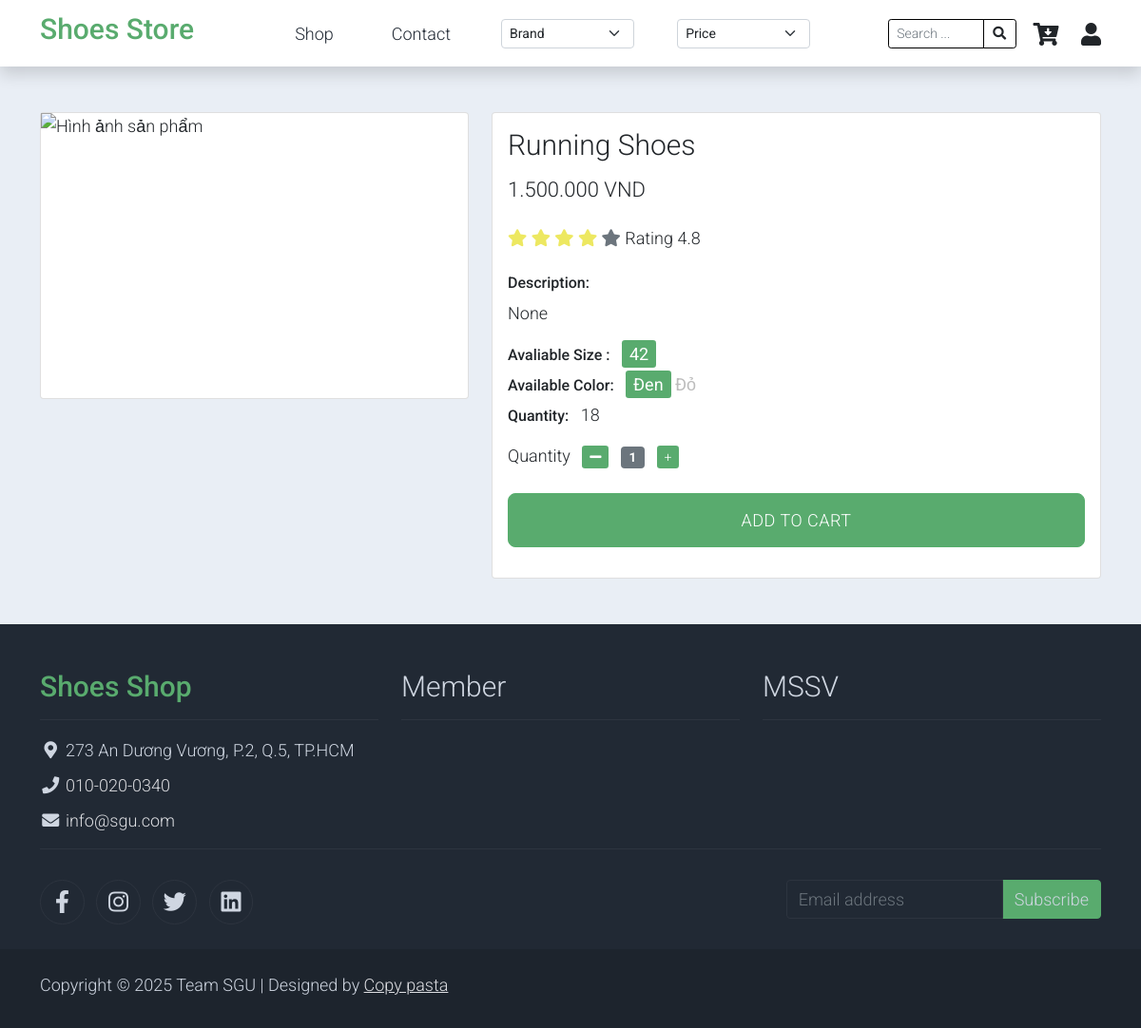
Page /public/index.php?page=Product&action=showById&id=1&pr_id=1 on the committed database.
### tables this page shows
CREATE TABLE `product` (
  `id` int(11) NOT NULL,
  `name` varchar(255) NOT NULL,
  `thumbnail` varchar(255) NOT NULL,
  `supplier_id` int(11) NOT NULL,
  `category_id` int(11) NOT NULL,
  `status` int(11) DEFAULT NULL,
  `created_at` datetime DEFAULT NULL,
  `updated_at` datetime DEFAULT NULL
);

CREATE TABLE `productdetail` (
  `id` int(11) NOT NULL,
  `product_id` int(11) NOT NULL,
  `description` text DEFAULT NULL,
  `quantity` int(11) NOT NULL,
  `size` varchar(10) NOT NULL,
  `color` varchar(50) NOT NULL,
  `material` varchar(100) NOT NULL,
  `brand` varchar(100) NOT NULL,
  `price` decimal(10,2) NOT NULL,
  `created_at` datetime DEFAULT NULL,
  `updated_at` datetime DEFAULT NULL
);

### user/view/ProductDetail.php (called while the page is built)
<?php
include __DIR__ . '/../resource/shared/Header.php';
include __DIR__ . '/../resource/content/ProductDetail.php';
include __DIR__ . '/../resource/shared/Footer.php';

### user/controller/ProductController.php (called while the page is built, shortened)
<?php
require_once __DIR__ . '/../../config/init.php';
require_once __DIR__ . "/../model/Product.php";
class ProductController extends BaseController
{
    private $productModel;
    public function __construct()
    {
        $this->productModel = new Product();
    }
    public function showById($params)
    {
        try {
            $id = $params["id"];
            $prDetailsID = $params["pr_id"];
            $product = $this->productModel->getById($id, $prDetailsID);
            $sizeList = $this->productModel->getSizeListByIdAndColor($id, $product["productDetails"]["color"]);
            $colorList = $this->productModel->getColorListById($id);
            $productDetailsSelected = $product["productDetails"];
            $this->render("ProductDetail.php", [
                "id" => $id,
                "product" => $product,
                "sizeList" => $sizeList,
                "colorList" => $colorList,
                "productDetailsSelected" => $productDetailsSelected,
                "productDetailsId"
            ]);
        } catch (Exception $ex) {
            http_response_code(500);
            echo json_encode(
                ["message" => $ex->getMessage()]
            );
        }
    }
}

### user/Route.php (called while the page is built, shortened)
<?php
require_once __DIR__ . "/../config/init.php";
$action = $_GET['action'] ?? 'index';
$params = [];
foreach ($_REQUEST as $key => $value) {
    if ($key !== 'page' && $key !== 'action') {
        $params[$key] = $value;
    }
}
$controllerInstance = new $controllerName();
$controllerInstance->$action($params);

### config/init.php (called while the page is built, shortened)
<?php
class Database
{
    private $conn;
    private $servername = "localhost";
    private $username = "root";
    private $password = "";
    private $dbname = "shoesstore-backup";
    private function connectDB()
    {
        $this->conn = new mysqli($this->servername, $this->username, $this->password, $this->dbname);
    }
    public function getConnection()
    {
        return $this->conn;
    }
}

### user/model/Product.php (called while the page is built, shortened)
<?php
require_once __DIR__ . "/../../config/init.php";
class Product
{
    private $con;
    public function __construct()
    {
        $db = new Database();
        $this->con = $db->getConnection();
    }
    public function getById($id, $productDetailsId)
    {
        try {
            $sql = "SELECT *
                FROM product p
                WHERE p.id = " . $id;
            $result = $this->con->query($sql);
            $product = null;
            if ($result->num_rows > 0) {
                $product = $result->fetch_assoc();
                $sqlDetails = "SELECT *
                            FROM  productdetail pd
                            WHERE pd.product_id = " . $id .
                    " AND pd.id = " . $productDetailsId;
                $resultDetails = $this->con->query($sqlDetails);
                $product["productDetails"] = [];
                if ($resultDetails->num_rows > 0) {
                    while ($row = $resultDetails->fetch_assoc()) {
                        $product["productDetails"] = $row;
                    }
                }
            }
            return $product;
        } catch (Exception $ex) {
            throw new Exception("SQL Error: " . $ex->getMessage());
        }
    }
    public function getSizeListByIdAndColor($productId, $productDetailsColor)
    {
        try {
            $sql = "SELECT pd.size, pd.id
                    FROM productdetail pd
                    WHERE pd.product_id = " . $productId .
                " AND pd.color = '" . $productDetailsColor . "'";
            $result = $this->con->query($sql);
            $sizeList = [];
            if ($result->num_rows > 0) {
                while ($row = $result->fetch_assoc()) {
                    $sizeList[] = $row;
                }
            }
            return $sizeList;
        } catch (Exception $ex) {
            throw new Exception("SQL Error: " . $ex->getMessage());
        }
    }
    public function getColorListById($productId)
    {
        try {
            $sql = "SELECT pd.color, pd.id
                    FROM productdetail pd
                    WHERE pd.product_id = " . $productId .
                " GROUP BY pd.color";
            $result = $this->con->query($sql);
            $colorList = [];
            if ($result->num_rows > 0) {
                while ($row = $result->fetch_assoc()) {
                    $colorList[] = $row;
                }
            }
            return $colorList;
        } catch (Exception $ex) {
            throw new Exception("SQL Error: " . $ex->getMessage());
        }
    }
}

### user/resource/content/ProductDetail.php (the view, shortened to what this page needs)
<?php
require_once __DIR__ . "/../../../config/init.php";
?>
<div id="ajaxLoad">
    <section class="bg-light" id="prDetail">
        <div class="container pb-5">
            <div class="row" id="loadProductDetails">
                <div class="col-lg-5 mt-5">
                    <div class="card mb-3">
                        <img src="/ShoesStore/admin/uploads/<?= htmlspecialchars($product['thumbnail']) ?>"
                            alt="Hình ảnh sản phẩm"
                            height="300"
                            onerror="this.onerror=null;this.src='/DoAn/ShoesStore/public/assets/images/no_image.png';">
                    </div>
                </div>
                <div class="col-lg-7 mt-5">
                    <div class="card">
                        <div class="card-body">
                            <h1 class="h2"><?php echo $product['name'] ?></h1>
                            <p class="h3 py-2"><?php echo number_format($productDetailsSelected['price'], 0, ',', '.') . ' VND'; ?></p>
                            <p class="py-2">
                                <i class="fa fa-star text-warning"></i>
                                <i class="fa fa-star text-warning"></i>
                                <i class="fa fa-star text-warning"></i>
                                <i class="fa fa-star text-warning"></i>
                                <i class="fa fa-star text-secondary"></i>
                                <span class="list-inline-item text-dark">Rating 4.8</span>
                            </p>
                            <h6>Description:</h6>
                            <p><?php echo !empty($productDetailsSelected['description']) ? $productDetailsSelected['description'] : 'None'; ?></p>
                            <ul class="list-inline">
                                <li class="list-inline-item">
                                    <h6>Avaliable Size :</h6>
                                </li>
                                <li class="list-inline-item">
                                    <?php foreach ($sizeList as $item) {
                                        $class = "text-decoration-none ";
                                        $class .= $item['id'] == $productDetailsSelected['id'] ? "text-white btn-sm btn-success" : "text-muted"; ?>
                                        <a href='index.php?page=Product&action=showById&id=<?php echo $product['id'] ?>&pr_id=<?php echo $item['id'] ?>' class='<?php echo $class ?>'><strong><?php echo $item['size'] ?></strong></a>
                                    <?php } ?>
                                </li>
                            </ul>
                            <ul class="list-inline">
                                <li class="list-inline-item">
                                    <h6>Available Color:</h6>
                                </li>
                                <li class="list-inline-item">
                                    <?php foreach ($colorList as $item) {
                                        $class = "text-decoration-none ";
                                        $class .= $item['color'] == $productDetailsSelected['color'] ? "text-white btn-sm  btn-success" : "text-muted"; ?>
                                        <a href='index.php?page=Product&action=showById&id=<?php echo $product['id'] ?>&pr_id=<?php echo $item['id'] ?>' class='<?php echo $class ?>'><strong><?php echo $item['color'] ?></strong></a>
                                    <?php } ?>
                                </li>
                            </ul>
                            <ul class="list-inline">
                                <li class="list-inline-item">
                                    <h6>Quantity:</h6>
                                </li>
                                <li class="list-inline-item">
                                    <p><?php echo $productDetailsSelected['quantity'] ?></p>
                                </li>
                            </ul>
                            <form id="buyProductForm" action="index.php?page=Cart&action=buyProduct" method="POST">
                                <div class="row">
                                    <div class="col-auto">
                                        <ul class="list-inline pb-3">
                                            <li class="list-inline-item text-right">
                                                Quantity
                                            </li>
                                            <li class="list-inline-item">
                                                <span class="btn-sm btn-success" id="btn-minus">
                                                    <i class="fas fa-minus"></i>
                                                </span>
                                            </li>
                                            <li class="list-inline-item"><span class="badge bg-secondary" id="var-value">1</span></li>
                                            <li class="list-inline-item"><span class="btn-sm btn-success" id="btn-plus">+</span></li>
                                        </ul>
                                    </div>
                                </div>
                                <div class="row pb-3">
                                    <div class="col d-grid">
                                        <a id="addToCartBtn" href="index.php?page=Cart&action=addToCart" class="btn btn-success btn-lg">Add To Cart</a>
                                    </div>
                                </div>
                            </form>
                        </div>
                    </div>
                </div>
            </div>
        </div>
    </section>
</div>

### public/assets/css/templatemo.css (style rules this page uses)
body, ul, li, p, a, label, input, div { font-family: 'Roboto', sans-serif; font-size: 18px !important; font-weight: 300 !important; }
.h2 { font-family: 'Roboto', sans-serif; font-size: 30px !important; font-weight: 300; }
.h3 { font-family: 'Roboto', sans-serif; font-size: 22px !important; }
.text-warning { color: #ede861 !important; }
.text-muted { color: #bcbcbc !important; }
.bg-light { background-color: #e9eef5 !important; }
.btn-success { background-color: #59ab6e !important; border-color: #56ae6c !important; }

### public/assets/css/cart.css (style rules this page uses)
ul { list-style: none; margin-bottom: 0px }

### public/assets/css/auth.css (style rules this page uses)
.btn { background-color: #4caf50; color: #fff; font-size: 12px; padding: 14px 30px; border: 1px solid transparent; border-radius: 8px; font-weight: 600; letter-spacing: 0.5px; text-transform: uppercase; margin-top: 10px; cursor: pointer; text-align: center; }

### rows in the picture
product: name "Running Shoes"
productdetail: price "1.500.000", size "42", color "Đen", quantity "18"
productdetail: color "Đỏ"
